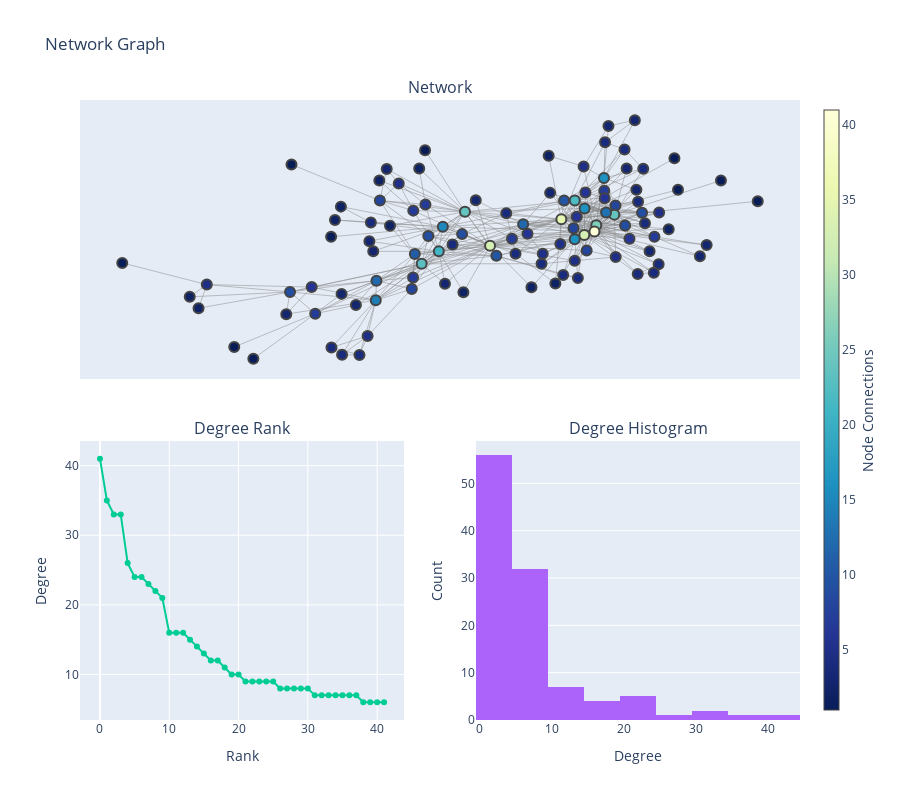

Here is the notebook cell this chart was saved with:
### Markdown cell above
## Code

### Code cell
char_map, edges = get_character_interactions()
G = get_graph(char_map, edges)
print_network_summary(G)

# remove isolated node
G.remove_nodes_from(list(nx.isolates(G)))
assert 76 not in G.nodes

plot_network(G)

### Figure 1 — Plotly figure (JSON) as saved in the notebook; plotly's stock layout.template omitted (floating-point values rounded to 4 significant figures; data arrays with more than 128 entries replaced by an {"elided": "..."} marker saying what was removed)
{"data": [{"hoverinfo": "none", "line": {"color": "#888", "width": 0.5}, "mode": "lines", "type": "scatter", "x": {"elided": "1194 float values"}, "xaxis": "x", "y": {"elided": "1194 float values"}, "yaxis": "y"}, {"hoverinfo": "text", "marker": {"color": [26, 16, 2, 5, 35, 3, 4, 3, 22, 9, 8, 24, 1, 6, 33, 7, 5, 41, 6, 3, 8, 33, 4, 8, 5, 3, 12, 4, 4, 13, 9, 16, 5, 16, 4, 3, 3, 5, 7, 3, 4, 4, 4, 4, 2, 9, 4, 6, 7, 5, 10, 6, 6, 1, 2, 3, 4, 10, 4, 1, 4, 1, 2, 15, 24, 2, 7, 21, 3, 3, 23, 3, 5, 8, 7, 2, 3, 2, 2, 4, 2, 1, 1, 2, 9, 1, 3, 4, 11, 3, 14, 9, 6, 12, 1, 7, 5, 2, 3, 2, 3, 1, 8, 7, 4, 1, 4, 5, 4], "colorbar": {"thickness": 15, "title": {"side": "right", "text": "Node Connections"}, "xanchor": "left"}, "colorscale": [[0, "rgb(255,255,217)"], [0.125, "rgb(237,248,177)"], [0.25, "rgb(199,233,180)"], [0.375, "rgb(127,205,187)"], [0.5, "rgb(65,182,196)"], [0.625, "rgb(29,145,192)"], [0.75, "rgb(34,94,168)"], [0.875, "rgb(37,52,148)"], [1, "rgb(8,29,88)"]], "line": {"width": 2}, "reversescale": true, "showscale": true, "size": 10}, "mode": "markers", "text": ["Node: 0<br># of connections: 26", "Node: 1<br># of connections: 16", "Node: 2<br># of connections: 2", "Node: 3<br># of connections: 5", "Node: 4<br># of connections: 35", "Node: 5<br># of connections: 3", "Node: 6<br># of connections: 4", "Node: 7<br># of connections: 3", "Node: 8<br># of connections: 22", "Node: 9<br># of connections: 9", "Node: 10<br># of connections: 8", "Node: 11<br># of connections: 24", "Node: 12<br># of connections: 1", "Node: 13<br># of connections: 6", "Node: 14<br># of connections: 33", "Node: 15<br># of connections: 7", "Node: 16<br># of connections: 5", "Node: 17<br># of connections: 41", "Node: 18<br># of connections: 6", "Node: 19<br># of connections: 3", "Node: 20<br># of connections: 8", "Node: 21<br># of connections: 33", "Node: 22<br># of connections: 4", "Node: 23<br># of connections: 8", "Node: 24<br># of connections: 5", "Node: 25<br># of connections: 3", "Node: 26<br># of connections: 12", "Node: 27<br># of connections: 4", "Node: 28<br># of connections: 4", "Node: 29<br># of connections: 13", "Node: 30<br># of connections: 9", "Node: 31<br># of connections: 16", "Node: 32<br># of connections: 5", "Node: 33<br># of connections: 16", "Node: 34<br># of connections: 4", "Node: 35<br># of connections: 3", "Node: 36<br># of connections: 3", "Node: 37<br># of connections: 5", "Node: 38<br># of connections: 7", "Node: 39<br># of connections: 3", "Node: 40<br># of connections: 4", "Node: 41<br># of connections: 4", "Node: 42<br># of connections: 4", "Node: 43<br># of connections: 4", "Node: 44<br># of connections: 2", "Node: 45<br># of connections: 9", "Node: 46<br># of connections: 4", "Node: 47<br># of connections: 6", "Node: 48<br># of connections: 7", "Node: 49<br># of connections: 5", "Node: 50<br># of connections: 10", "Node: 51<br># of connections: 6", "Node: 52<br># of connections: 6", "Node: 53<br># of connections: 1", "Node: 54<br># of connections: 2", "Node: 55<br># of connections: 3", "Node: 56<br># of connections: 4", "Node: 57<br># of connections: 10", "Node: 58<br># of connections: 4", "Node: 59<br># of connections: 1", "Node: 60<br># of connections: 4", "Node: 61<br># of connections: 1", "Node: 62<br># of connections: 2", "Node: 63<br># of connections: 15", "Node: 64<br># of connections: 24", "Node: 65<br># of connections: 2", "Node: 66<br># of connections: 7", "Node: 67<br># of connections: 21", "Node: 68<br># of connections: 3", "Node: 69<br># of connections: 3", "Node: 70<br># of connections: 23", "Node: 71<br># of connections: 3", "Node: 72<br># of connections: 5", "Node: 73<br># of connections: 8", "Node: 74<br># of connections: 7", "Node: 75<br># of connections: 2", "Node: 77<br># of connections: 3", "Node: 78<br># of connections: 2", "Node: 79<br># of connections: 2", "Node: 80<br># of connections: 4", "Node: 81<br># of connections: 2", "Node: 82<br># of connections: 1", "Node: 83<br># of connections: 1", "Node: 84<br># of connections: 2", "Node: 85<br># of connections: 9", "Node: 86<br># of connections: 1", "Node: 87<br># of connections: 3", "Node: 88<br># of connections: 4", "Node: 89<br># of connections: 11", "Node: 90<br># of connections: 3", "Node: 91<br># of connections: 14", "Node: 92<br># of connections: 9", "Node: 93<br># of connections: 6", "Node: 94<br># of connections: 12", "Node: 95<br># of connections: 1", "Node: 96<br># of connections: 7", "Node: 97<br># of connections: 5", "Node: 98<br># of connections: 2", "Node: 99<br># of connections: 3", "Node: 100<br># of connections: 2", "Node: 101<br># of connections: 3", "Node: 102<br># of connections: 1", "Node: 103<br># of connections: 8", "Node: 104<br># of connections: 7", "Node: 105<br># of connections: 4", "Node: 106<br># of connections: 1", "Node: 107<br># of connections: 4", "Node: 108<br># of connections: 5", "Node: 109<br># of connections: 4"], "type": "scatter", "x": [0.2602, 0.2807, 0.1337, 0.2266, 0.1673, 0.2927, 0.2836, 0.3628, 0.2031, 0.3369, 0.3112, 0.3083, 0.5917, 0.3485, 0.2284, 0.4149, 0.2029, 0.2554, 0.2083, 0.402, 0.1998, -0.02215, 0.3355, 0.2347, 0.3119, 0.1375, 0.06582, 0.1147, 0.3897, 0.2863, 0.382, 0.2292, 0.4274, 0.203, 0.3851, 0.5537, 0.5358, 0.1647, 0.2816, 0.341, 0.3704, 0.4261, 0.4132, 0.04559, 0.1515, -0.09649, 0.02102, 0.07747, 0.03619, 0.1179, 0.1747, 0.2315, 0.2826, 0.6896, 0.4528, 0.3669, 0.1722, -0.005319, 0.2113, 0.468, 0.3715, 0.4776, 0.08797, -0.1477, -0.08881, -0.3165, -0.2263, -0.1583, -0.3327, -0.343, -0.204, -0.2968, -0.2649, -0.3151, -0.1939, -0.2105, -0.142, -0.09304, -0.2882, -0.339, -0.4345, -0.1949, -0.55, -0.4187, -0.1863, -0.4447, -0.06011, -0.1218, -0.2221, -0.5639, -0.326, -0.554, -0.4963, -0.3241, -0.6515, -0.4869, -0.7752, -0.7972, -0.4169, -0.8205, -0.3788, -0.7023, -0.2302, -0.2269, -0.4156, -1, -0.4438, -0.3477, -0.3693], "xaxis": "x", "y": [0.04951, 0.2718, 0.3758, 0.3261, 0.07787, 0.516, 0.4394, 0.5433, 0.1656, 0.04899, 0.1429, 0.09975, 0.2599, -0.01347, 0.003573, -0.004441, -0.1168, 0.02037, 0.08985, -0.07266, 0.03618, -0.04693, 0.4057, -0.06852, -0.09906, 0.202, 0.05461, -0.1309, 0.05909, 0.1102, 0.1084, 0.1287, 0.1096, -0.01541, 0.3151, -0.04331, -0.09615, -0.03861, 0.2118, 0.3166, -0.1789, -0.1332, -0.1728, -0.08402, -0.2233, 0.008188, 0.1067, 0.01032, -0.01398, -0.0837, 0.1665, 0.2033, 0.1772, 0.1625, 0.03154, 0.2165, -0.1842, -0.09364, -0.1983, 0.3641, 0.1598, 0.2162, -0.2412, 0.04265, 0.1134, 0.2601, 0.1185, -0.07284, -0.07266, -0.02496, -0.1312, 0.3142, 0.2462, 0.1659, 0.1475, 0.3164, -0.225, -0.265, 0.04743, 0.06241, 0.07478, 0.4021, 0.3353, 0.1373, -0.0006792, -0.004191, 0.1674, -0.04008, -0.08503, -0.3677, -0.3024, -0.2636, -0.2406, -0.2104, -0.5775, -0.3657, -0.2288, -0.3398, -0.2725, -0.2865, -0.325, -0.5218, -0.2496, -0.196, -0.5589, -0.1272, -0.524, -0.4705, -0.5592], "yaxis": "y"}, {"mode": "lines+markers", "type": "scatter", "x": [0, 1, 2, 3, 4, 5, 6, 7, 8, 9, 10, 11, 12, 13, 14, 15, 16, 17, 18, 19, 20, 21, 22, 23, 24, 25, 26, 27, 28, 29, 30, 31, 32, 33, 34, 35, 36, 37, 38, 39, 40, 41], "xaxis": "x2", "y": [41, 35, 33, 33, 26, 24, 24, 23, 22, 21, 16, 16, 16, 15, 14, 13, 12, 12, 11, 10, 10, 9, 9, 9, 9, 9, 8, 8, 8, 8, 8, 7, 7, 7, 7, 7, 7, 7, 6, 6, 6, 6, 6, 6, 5, 5, 5, 5, 5, 5, 5, 5, 5, 4, 4, 4, 4, 4, 4, 4, 4, 4, 4, 4, 4, 4, 4, 4, 4, 4, 4, 3, 3, 3, 3, 3, 3, 3, 3, 3, 3, 3, 3, 3, 3, 3, 3, 2, 2, 2, 2, 2, 2, 2, 2, 2, 2, 2, 2, 1, 1, 1, 1, 1, 1, 1, 1, 1, 1], "yaxis": "y2"}, {"type": "histogram", "x": [26, 16, 2, 5, 35, 3, 4, 3, 22, 9, 8, 24, 1, 6, 33, 7, 5, 41, 6, 3, 8, 33, 4, 8, 5, 3, 12, 4, 4, 13, 9, 16, 5, 16, 4, 3, 3, 5, 7, 3, 4, 4, 4, 4, 2, 9, 4, 6, 7, 5, 10, 6, 6, 1, 2, 3, 4, 10, 4, 1, 4, 1, 2, 15, 24, 2, 7, 21, 3, 3, 23, 3, 5, 8, 7, 2, 3, 2, 2, 4, 2, 1, 1, 2, 9, 1, 3, 4, 11, 3, 14, 9, 6, 12, 1, 7, 5, 2, 3, 2, 3, 1, 8, 7, 4, 1, 4, 5, 4], "xaxis": "x3", "yaxis": "y3"}], "layout": {"annotations": [{"font": {"size": 16}, "showarrow": false, "text": "Network", "x": 0.5, "xanchor": "center", "xref": "paper", "y": 1, "yanchor": "bottom", "yref": "paper"}, {"font": {"size": 16}, "showarrow": false, "text": "Degree Rank", "x": 0.225, "xanchor": "center", "xref": "paper", "y": 0.45, "yanchor": "bottom", "yref": "paper"}, {"font": {"size": 16}, "showarrow": false, "text": "Degree Histogram", "x": 0.775, "xanchor": "center", "xref": "paper", "y": 0.45, "yanchor": "bottom", "yref": "paper"}], "clickmode": "event+select", "height": 800, "showlegend": false, "title": {"text": "Network Graph"}, "xaxis": {"anchor": "y", "domain": [0, 1], "showgrid": false, "showticklabels": false, "zeroline": false}, "xaxis2": {"anchor": "y2", "domain": [0, 0.45], "title": {"text": "Rank"}}, "xaxis3": {"anchor": "y3", "domain": [0.55, 1], "title": {"text": "Degree"}}, "yaxis": {"anchor": "x", "domain": [0.55, 1], "showgrid": false, "showticklabels": false, "zeroline": false}, "yaxis2": {"anchor": "x2", "domain": [0, 0.45], "title": {"text": "Degree"}}, "yaxis3": {"anchor": "x3", "domain": [0, 0.45], "title": {"text": "Count"}}}}
